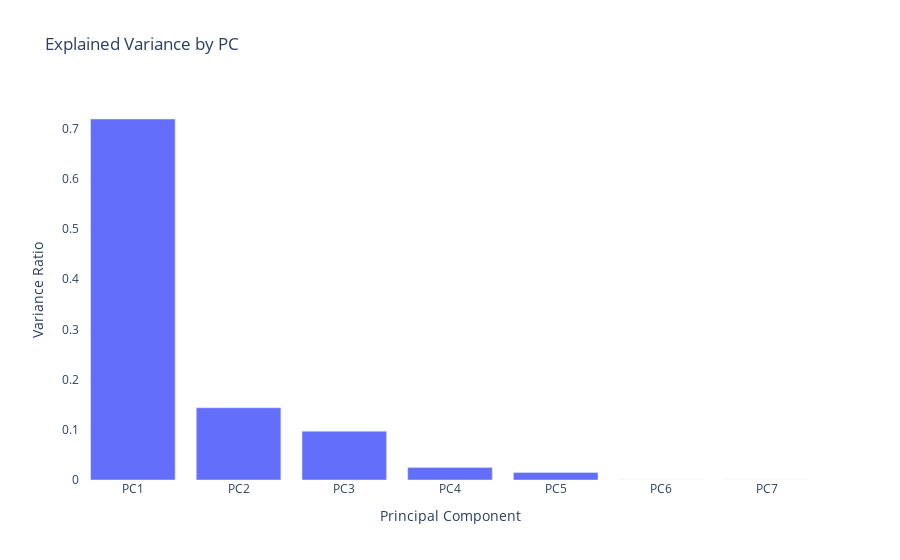
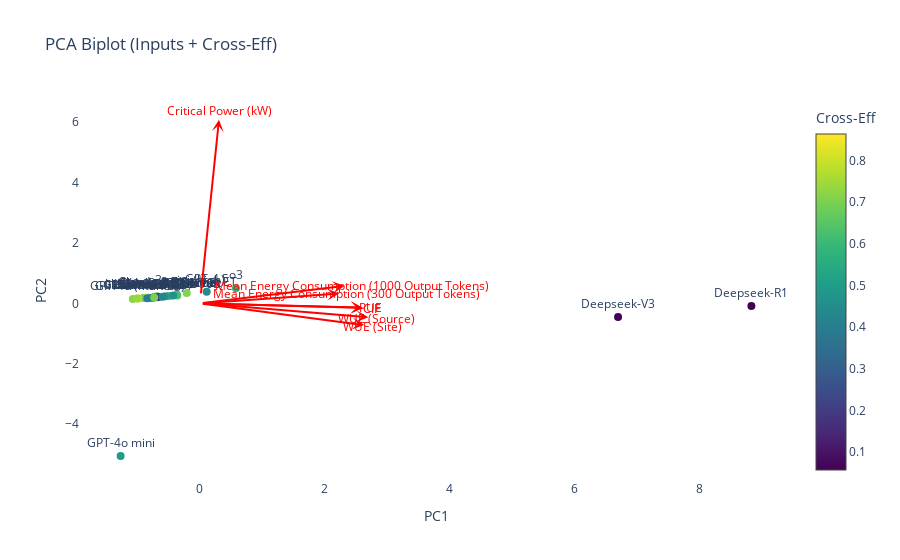

The code cell stored with these charts, in order, in its notebook:
### Code cell
input_cols = [
    "Critical Power (kW)",
    "Mean Energy Consumption (1000 Output Tokens)",
        "Mean Energy Consumption (300 Output Tokens)",

    "PUE",
    "WUE (Site)",
    "WUE (Source)",
    "CIF"
]
output_cols = ["Cross_Efficiency_Avg_Total", 'Score']
all_cols = input_cols 

df = df.copy()
X = df[all_cols].values
X_scaled = StandardScaler().fit_transform(X)

pca = PCA(n_components=7)
pcs = pca.fit_transform(X_scaled)

pca_df = pd.DataFrame(pcs, columns=['PC1','PC2',"PC3","PC4", 'PC5','PC6','PC7'], index=df.index)
pca_df['Model'] = df['Model']
pca_df['Cross_Efficiency'] = df['Cross_Efficiency_Avg_Total']

fig_scree = px.bar(
    x=['PC1','PC2',"PC3","PC4", 'PC5','PC6','PC7'], y=pca.explained_variance_ratio_,
    labels={'x':'Principal Component','y':'Variance Ratio'},
    title='Explained Variance by PC'
)
fig_scree.update_layout(plot_bgcolor='white', paper_bgcolor='white')
fig_scree.show()

scale = max(pca_df[['PC1','PC2']].abs().max()) * 0.7
fig = go.Figure()

fig.add_trace(go.Scatter(
    x=pca_df['PC1'], y=pca_df['PC2'],
    mode='markers+text',
    text=pca_df['Model'], textposition='top center',
    marker=dict(size=8, color=pca_df['Cross_Efficiency'], colorscale='Viridis',
                colorbar=dict(title='Cross-Eff'))
))

for i, var in enumerate(all_cols):
    x_arrow = pca.components_[0, i] * scale
    y_arrow = pca.components_[1, i] * scale

    fig.add_annotation(
        x=x_arrow, y=y_arrow,
        ax=0, ay=0,
        xref='x', yref='y', axref='x', ayref='y',
        showarrow=True, arrowhead=3, arrowwidth=2, arrowcolor='red'
    )
    fig.add_annotation(
        x=x_arrow*1.05, y=y_arrow*1.05,
        text=var, showarrow=False, font=dict(color='red')
    )

fig.update_layout(
    title='PCA Biplot (Inputs + Cross-Eff)',
    xaxis_title='PC1', yaxis_title='PC2',
    plot_bgcolor='white', paper_bgcolor='white'
)
fig.show()

### Figure 1 — Plotly figure (JSON) as saved in the notebook; plotly's stock layout.template omitted (floating-point values rounded to 4 significant figures)
{"data": [{"hovertemplate": "Principal Component=%{x}<br>Variance Ratio=%{y}<extra></extra>", "legendgroup": "", "marker": {"color": "#636efa", "pattern": {"shape": ""}}, "name": "", "orientation": "v", "showlegend": false, "textposition": "auto", "type": "bar", "x": ["PC1", "PC2", "PC3", "PC4", "PC5", "PC6", "PC7"], "xaxis": "x", "y": [0.7188, 0.1439, 0.09723, 0.02511, 0.01496, 2.705e-32, 3.463e-33], "yaxis": "y"}], "layout": {"barmode": "relative", "legend": {"tracegroupgap": 0}, "paper_bgcolor": "white", "plot_bgcolor": "white", "title": {"text": "Explained Variance by PC"}, "xaxis": {"anchor": "y", "domain": [0, 1], "title": {"text": "Principal Component"}}, "yaxis": {"anchor": "x", "domain": [0, 1], "title": {"text": "Variance Ratio"}}}}

### Figure 2 — Plotly figure (JSON) as saved in the notebook; plotly's stock layout.template omitted (floating-point values rounded to 4 significant figures)
{"data": [{"marker": {"color": [0.69, 0.7828, 0.7199, 0.8634, 0.4417, 0.5942, 0.7133, 0.8282, 0.6169, 0.6652, 0.7393, 0.4979, 0.05735, 0.05932, 0.8639, 0.6201, 0.6262, 0.4921, 0.3164, 0.4396, 0.4203, 0.4878, 0.4637, 0.1892, 0.4036, 0.4271, 0.6952], "colorbar": {"title": {"text": "Cross-Eff"}}, "colorscale": [[0, "#440154"], [0.1111, "#482878"], [0.2222, "#3e4989"], [0.3333, "#31688e"], [0.4444, "#26828e"], [0.5556, "#1f9e89"], [0.6667, "#35b779"], [0.7778, "#6ece58"], [0.8889, "#b5de2b"], [1, "#fde725"]], "size": 8}, "mode": "markers+text", "text": ["GPT-4.1", "GPT-4.1 mini", "GPT-4.1 nano", "o4-mini (high)", "GPT-4.5", "o3", "o3-mini (high)", "o3-mini", "o1", "o1-mini", "GPT-4o (Mar '25)", "GPT-4o mini", "Deepseek-R1", "Deepseek-V3", "Claude-3.7 Sonnet", "Claude-3.7 Sonnet ET", "Claude 3.5 Sonnet", "Claude 3.5 Haiku", "Llama-3-8B", "Llama-3-70B", "Llama-3.1-8B", "Llama-3.1-70B", "Llama-3.1-405B", "Llama-3.2 1B", "Llama-3.2 3B", "Llama-3.2-vision 90B", "Llama-3.3 70B"], "textposition": "top center", "type": "scatter", "x": [-0.9033, -0.9875, -1.073, -0.7386, 0.1089, 0.5766, -0.2099, -0.8395, -0.368, -0.6908, -1.002, -1.269, 8.826, 6.693, -0.4792, -0.3641, -0.4937, -0.5488, -0.7471, -0.7529, -0.7937, -0.6758, -0.4276, -0.669, -0.8426, -0.5962, -0.7316], "y": [0.1787, 0.1617, 0.143, 0.2033, 0.3834, 0.4976, 0.3402, 0.1951, 0.2831, 0.2341, 0.158, -5.053, -0.08482, -0.4498, 0.2533, 0.2601, 0.2466, 0.2335, 0.1925, 0.1866, 0.1808, 0.202, 0.2566, 0.2122, 0.1685, 0.2221, 0.1951]}], "layout": {"annotations": [{"arrowcolor": "red", "arrowhead": 3, "arrowwidth": 2, "ax": 0, "axref": "x", "ay": 0, "ayref": "y", "showarrow": true, "x": 0.3056, "xref": "x", "y": 6.079, "yref": "y"}, {"font": {"color": "red"}, "showarrow": false, "text": "Critical Power (kW)", "x": 0.3209, "y": 6.383}, {"arrowcolor": "red", "arrowhead": 3, "arrowwidth": 2, "ax": 0, "axref": "x", "ay": 0, "ayref": "y", "showarrow": true, "x": 2.314, "xref": "x", "y": 0.5777, "yref": "y"}, {"font": {"color": "red"}, "showarrow": false, "text": "Mean Energy Consumption (1000 Output Tokens)", "x": 2.43, "y": 0.6066}, {"arrowcolor": "red", "arrowhead": 3, "arrowwidth": 2, "ax": 0, "axref": "x", "ay": 0, "ayref": "y", "showarrow": true, "x": 2.227, "xref": "x", "y": 0.3219, "yref": "y"}, {"font": {"color": "red"}, "showarrow": false, "text": "Mean Energy Consumption (300 Output Tokens)", "x": 2.339, "y": 0.338}, {"arrowcolor": "red", "arrowhead": 3, "arrowwidth": 2, "ax": 0, "axref": "x", "ay": 0, "ayref": "y", "showarrow": true, "x": 2.605, "xref": "x", "y": -0.1442, "yref": "y"}, {"font": {"color": "red"}, "showarrow": false, "text": "PUE", "x": 2.735, "y": -0.1514}, {"arrowcolor": "red", "arrowhead": 3, "arrowwidth": 2, "ax": 0, "axref": "x", "ay": 0, "ayref": "y", "showarrow": true, "x": 2.628, "xref": "x", "y": -0.7191, "yref": "y"}, {"font": {"color": "red"}, "showarrow": false, "text": "WUE (Site)", "x": 2.76, "y": -0.755}, {"arrowcolor": "red", "arrowhead": 3, "arrowwidth": 2, "ax": 0, "axref": "x", "ay": 0, "ayref": "y", "showarrow": true, "x": 2.695, "xref": "x", "y": -0.4638, "yref": "y"}, {"font": {"color": "red"}, "showarrow": false, "text": "WUE (Source)", "x": 2.83, "y": -0.487}, {"arrowcolor": "red", "arrowhead": 3, "arrowwidth": 2, "ax": 0, "axref": "x", "ay": 0, "ayref": "y", "showarrow": true, "x": 2.609, "xref": "x", "y": -0.152, "yref": "y"}, {"font": {"color": "red"}, "showarrow": false, "text": "CIF", "x": 2.74, "y": -0.1596}], "paper_bgcolor": "white", "plot_bgcolor": "white", "title": {"text": "PCA Biplot (Inputs + Cross-Eff)"}, "xaxis": {"title": {"text": "PC1"}}, "yaxis": {"title": {"text": "PC2"}}}}
